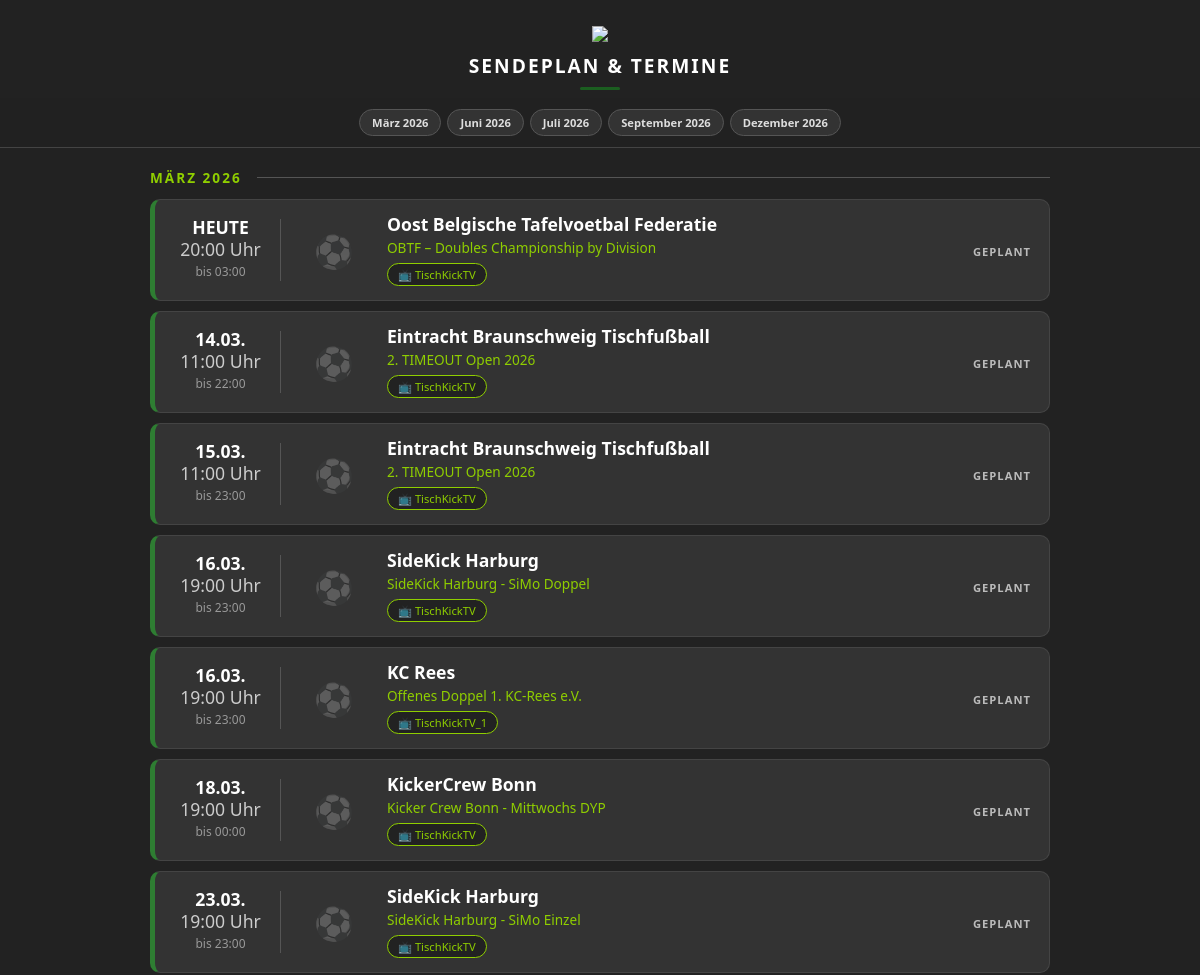
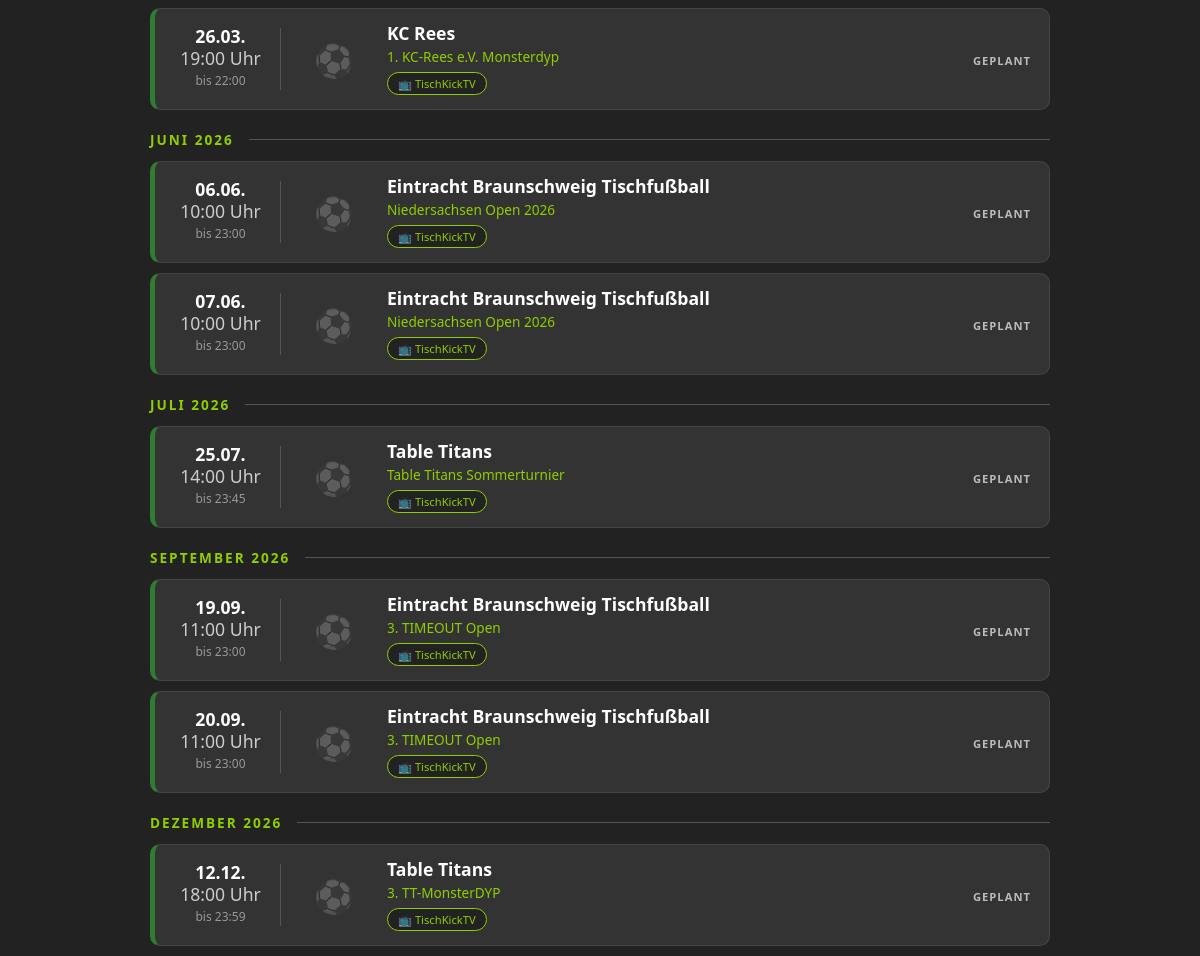
The app's page /streams.php with its own data (2 pictures, top to bottom).
### tables this page shows
CREATE TABLE bookings (id INTEGER PRIMARY KEY, team_id INTEGER, channel_id INTEGER, start_time DATETIME, end_time DATETIME, stream_title TEXT, stream_date TEXT DEFAULT '', is_live INTEGER DEFAULT 0, redirect_enabled INTEGER DEFAULT 1, target_channel INTEGER DEFAULT 1, internal_only INTEGER DEFAULT 0, public_targets TEXT DEFAULT '0', target_id INTEGER DEFAULT 0);

CREATE TABLE teams (id INTEGER PRIMARY KEY, name TEXT, token TEXT UNIQUE, stream_key TEXT, needs_auth INTEGER DEFAULT 1, is_visible INTEGER DEFAULT 1, logo_url TEXT DEFAULT NULL, channel_count INTEGER DEFAULT 1, stream_path TEXT, public_targets TEXT DEFAULT '0', stream_name TEXT, assigned_channels TEXT DEFAULT '', assigned_targets TEXT DEFAULT '');

### streams.php (the view, shortened to what this page needs)
<?php
try {
    $db = new PDO('sqlite:kicker.db');
    $db->setAttribute(PDO::ATTR_ERRMODE, PDO::ERRMODE_EXCEPTION);
} catch (Exception $e) { die("Datenbank-Fehler"); }
function isCurrentlyStreaming($chan_name, $start_time, $end_time) {
    $logfile = 'logs.txt';
    $content = trim(file_get_contents($logfile));
    $lines = array_reverse(explode("\n", $content));
    return false;
}
$today_limit = date('Y-m-d 00:00:00');
$query = "SELECT b.*, t.name as team_name, t.logo_url, c.name as chan_name
          FROM bookings b
          JOIN teams t ON b.team_id = t.id
          JOIN channels c ON b.channel_id = c.id
          WHERE b.end_time >= ?
          AND t.is_visible = 1
          AND b.internal_only = 0
          ORDER BY b.start_time ASC, b.team_id ASC";
$bookings = $db->prepare($query);
$bookings->execute([$today_limit]);
$raw_plan = $bookings->fetchAll(PDO::FETCH_ASSOC);
$plan = [];
foreach ($raw_plan as $b) {
    $group_id = date('YmdHi', strtotime($b['start_time'])) . "_" . $b['team_id'];
    if (!isset($plan[$group_id])) {
        $plan[$group_id] = [
            'team_name' => $b['team_name'],
            'logo_url' => $b['logo_url'],
            'start_time' => $b['start_time'],
            'end_time' => $b['end_time'],
            'stream_title' => $b['stream_title'],
            'tables' => []
        ];
    }
    $plan[$group_id]['tables'][] = [
        'chan_name' => $b['chan_name'],
        'is_live' => isCurrentlyStreaming($b['chan_name'], $b['start_time'], $b['end_time'])
    ];
}
$monate = ["January" => "Januar", "February" => "Februar", "March" => "März", "April" => "April", "May" => "Mai", "June" => "Juni", "July" => "Juli", "August" => "August", "September" => "September", "October" => "Oktober", "November" => "November", "December" => "Dezember"];
$nav_months = [];
foreach($plan as $event) {
    $m_key = date('F Y', strtotime($event['start_time']));
    if(!isset($nav_months[$m_key])) {
        $m_name = date('F', strtotime($event['start_time']));
        $nav_months[$m_key] = $monate[$m_name] . " " . date('Y', strtotime($event['start_time']));
    }
}
function renderContent($plan, $monate) {
    $currentMonth = "";
    foreach($plan as $event):
        $now = time();
        $start_ts = strtotime($event['start_time']);
        $end_ts = strtotime($event['end_time']);
        $thisMonthKey = date('F Y', $start_ts);
        if ($thisMonthKey != $currentMonth) {
            $m_name = date('F', $start_ts);
            echo '<div class="month-divider" id="month-' . md5($thisMonthKey) . '">' . $monate[$m_name] . ' ' . date('Y', $start_ts) . '</div>';
            $currentMonth = $thisMonthKey;
        }
        $any_live = false;
        $is_today = (date('Y-m-d', $start_ts) === date('Y-m-d'));
        if ($any_live) { $class = 'status-live'; $status = '<div class="live-badge">● LIVE</div>'; }
        elseif ($now < $start_ts) { $class = 'status-upcoming'; $status = '<span class="status-text">GEPLANT</span>'; }
        elseif ($now > $end_ts) { $class = 'status-finished'; $status = '<span class="status-text">BEENDET</span>'; }
        else { $class = 'status-upcoming'; $status = '<span class="status-text ready-badge">BEREIT</span>'; }
    ?>
        <div class="stream-card <?php echo $class; ?>">
            <div class="time-box">
                <span class="date-label"><?php echo $is_today ? 'HEUTE' : date('d.m.', $start_ts); ?></span>
                <span class="time-start"><?php echo date('H:i', $start_ts); ?> Uhr</span>
                <span class="time-end">bis <?php echo date('H:i', $end_ts); ?></span>
            </div>
            <div class="team-logo-container">
                <?php if(!empty($event['logo_url']) && file_exists($event['logo_url'])): ?>
                    <img src="<?php echo htmlspecialchars($event['logo_url']); ?>" alt="Logo">
                <?php else: ?><div style="font-size: 2rem; opacity: 0.2;">⚽</div><?php endif; ?>
            </div>
            <div class="info-box">
                <p class="team-name"><?php echo htmlspecialchars($event['team_name']); ?></p>
                <p class="stream-title"><?php echo htmlspecialchars($event['stream_title']); ?></p>
                <div style="display: flex; gap: 5px; flex-wrap: wrap; margin-top: 5px;">
                    <?php foreach($event['tables'] as $table):
                    ?>
                        <a href="https://twitch.tv/<?php echo strtolower($table['chan_name']); ?>" target="_blank" class="channel-tag" style="text-decoration: none;">
                            📺 <?php echo htmlspecialchars($table['chan_name']); ?>
                        </a>
                    <?php endforeach; ?>
                </div>
            </div>
            <div class="status-area"><?php echo $status; ?></div>
        </div>
    <?php endforeach;
}
?>
<!DOCTYPE html>
<html lang="de">
<head>
</head>
<body>
<div class="container" style="padding-top: 10px;">
    <div class="header-area"><img src="Avatar_TischKick_Wort-Bild_neu.png" class="logo-img"><h1>Sendeplan & Termine</h1><div class="accent-line"></div></div>
</div>
<?php if(count($plan) > 0): ?>
<div class="sticky-nav-container"><div class="month-nav">
    <?php foreach($nav_months as $id => $label): ?><a href="#month-<?php echo md5($id); ?>" class="nav-link"><?php echo $label; ?></a><?php endforeach; ?>
</div></div>
<div class="container" id="dynamic-content"><?php renderContent($plan, $monate); ?></div>
<?php else: ?>
<div class="container"><div style="text-align:center; padding:40px; background: #333333; border-radius: 12px; border: 1px dashed #666; color:#aaa;">Keine Streams geplant.</div></div>
<?php endif; ?>
</body>
</html>

### streams.php (style rules this page uses)
html { scroll-behavior: smooth; }
body { font-family: 'Segoe UI', sans-serif; background: #222222; color: #fff; margin: 0; padding: 0; }
.container { max-width: 900px; margin: auto; padding: 0 20px; }
.header-area { text-align: center; margin-top: 15px; }
.logo-img { width: 120px; }
h1 { font-size: 1.2rem; text-transform: uppercase; letter-spacing: 2px; margin: 5px 0; }
.accent-line { width: 40px; height: 3px; background: #1b5e20; margin: 8px auto; border-radius: 2px; }
.sticky-nav-container { position: sticky; top: 0; z-index: 100; background: rgba(34, 34, 34, 0.95); backdrop-filter: blur(10px); padding: 8px 0; border-bottom: 1px solid #444; margin-bottom: 15px; }
.month-nav { text-align: center; }
.nav-link { display: inline-block; color: #ddd; text-decoration: none; font-size: 0.7rem; font-weight: bold; padding: 5px 12px; border: 1px solid #555; border-radius: 20px; margin: 3px; background: #333333; }
.month-divider { display: flex; align-items: center; margin: 20px 0 12px 0; color: #8fce00; font-weight: bold; text-transform: uppercase; letter-spacing: 2px; font-size: 0.85rem; scroll-margin-top: 70px; }
.month-divider::after { content: ""; flex-grow: 1; height: 1px; background: #555; margin-left: 15px; }
.stream-card { background: #333333; border-radius: 10px; margin-bottom: 10px; display: flex; align-items: center; padding: 12px 18px; border: 1px solid #444; text-decoration: none; color: inherit; transition: transform 0.2s; position: relative; overflow: hidden; }
.status-upcoming { border-left: 5px solid #2e7d32; }
.time-box { min-width: 95px; text-align: center; border-right: 1px solid #555; margin-right: 18px; padding-right: 12px; }
.date-label { font-size: 1.1rem; font-weight: bold; display: block; margin-bottom: 4px; line-height: 1; }
.time-start { font-size: 1.1rem; display: block; color: #ccc; line-height: 1; }
.time-end { font-size: 0.75rem; color: #999; }
.team-logo-container { flex-shrink: 0; width: 70px; height: 70px; margin-right: 18px; display: flex; align-items: center; justify-content: center; }
.info-box { flex-grow: 1; min-width: 0; }
.team-name { font-size: 1.1rem; font-weight: bold; margin: 0; white-space: nowrap; overflow: hidden; text-overflow: ellipsis; }
.stream-title { font-size: 0.85rem; color: #8fce00; margin: 2px 0 6px 0; white-space: nowrap; overflow: hidden; text-overflow: ellipsis; }
.channel-tag { font-size: 0.7rem; background: #222; padding: 3px 10px; border-radius: 15px; color: #8fce00; border: 1px solid #8fce00; display: inline-flex; align-items: center; margin-bottom: 2px; }
.status-area { min-width: 95px; text-align: right; }
.status-text { font-weight: bold; font-size: 0.7rem; letter-spacing: 1px; color: #bbb; }

### records on screen
bookings: start_time "MÄRZ", start_time "2026", shows "HEUTE", start_time "20:00", end_time "03:00", team.name "Oost Belgische Tafelvoetbal Federatie", stream_title "OBTF – Doubles Championship by Division", chan_name "TischKickTV", shows "GEPLANT"
bookings: start_time "14.03.", start_time "11:00", end_time "22:00", team.name "Eintracht Braunschweig Tischfußball", stream_title "2. TIMEOUT Open 2026", chan_name "TischKickTV", shows "GEPLANT"
bookings: start_time "15.03.", start_time "11:00", end_time "23:00", team.name "Eintracht Braunschweig Tischfußball", stream_title "2. TIMEOUT Open 2026", chan_name "TischKickTV", shows "GEPLANT"
bookings: start_time "16.03.", start_time "19:00", end_time "23:00", team.name "SideKick Harburg", stream_title "SideKick Harburg - SiMo Doppel", chan_name "TischKickTV", shows "GEPLANT"
bookings: start_time "16.03.", start_time "19:00", end_time "23:00", team.name "KC Rees", stream_title "Offenes Doppel 1. KC-Rees e.V.", chan_name "TischKickTV_1", shows "GEPLANT"
bookings: start_time "18.03.", start_time "19:00", end_time "00:00", team.name "KickerCrew Bonn", stream_title "Kicker Crew Bonn - Mittwochs DYP", chan_name "TischKickTV", shows "GEPLANT"
bookings: start_time "23.03.", start_time "19:00", end_time "23:00", team.name "SideKick Harburg", stream_title "SideKick Harburg - SiMo Einzel", chan_name "TischKickTV", shows "GEPLANT"
bookings: start_time "26.03.", start_time "19:00", end_time "22:00", team.name "KC Rees", stream_title "1. KC-Rees e.V. Monsterdyp", chan_name "TischKickTV", shows "GEPLANT"
bookings: start_time "JUNI", start_time "2026", start_time "06.06.", start_time "10:00", end_time "23:00", team.name "Eintracht Braunschweig Tischfußball", stream_title "Niedersachsen Open 2026", chan_name "TischKickTV", shows "GEPLANT"
bookings: start_time "07.06.", start_time "10:00", end_time "23:00", team.name "Eintracht Braunschweig Tischfußball", stream_title "Niedersachsen Open 2026", chan_name "TischKickTV", shows "GEPLANT"
bookings: start_time "JULI", start_time "2026", start_time "25.07.", start_time "14:00", end_time "23:45", team.name "Table Titans", stream_title "Table Titans Sommerturnier", chan_name "TischKickTV", shows "GEPLANT"
bookings: start_time "SEPTEMBER", start_time "2026", start_time "19.09.", start_time "11:00", end_time "23:00", team.name "Eintracht Braunschweig Tischfußball", stream_title "3. TIMEOUT Open", chan_name "TischKickTV", shows "GEPLANT"
bookings: start_time "20.09.", start_time "11:00", end_time "23:00", team.name "Eintracht Braunschweig Tischfußball", stream_title "3. TIMEOUT Open", chan_name "TischKickTV", shows "GEPLANT"
bookings: start_time "DEZEMBER", start_time "2026", start_time "12.12.", start_time "18:00", end_time "23:59", team.name "Table Titans", stream_title "3. TT-MonsterDYP", chan_name "TischKickTV", shows "GEPLANT"

### other values on screen
$label "März 2026"
$label "Juni 2026"
$label "Juli 2026"
$label "September 2026"
$label "Dezember 2026"
